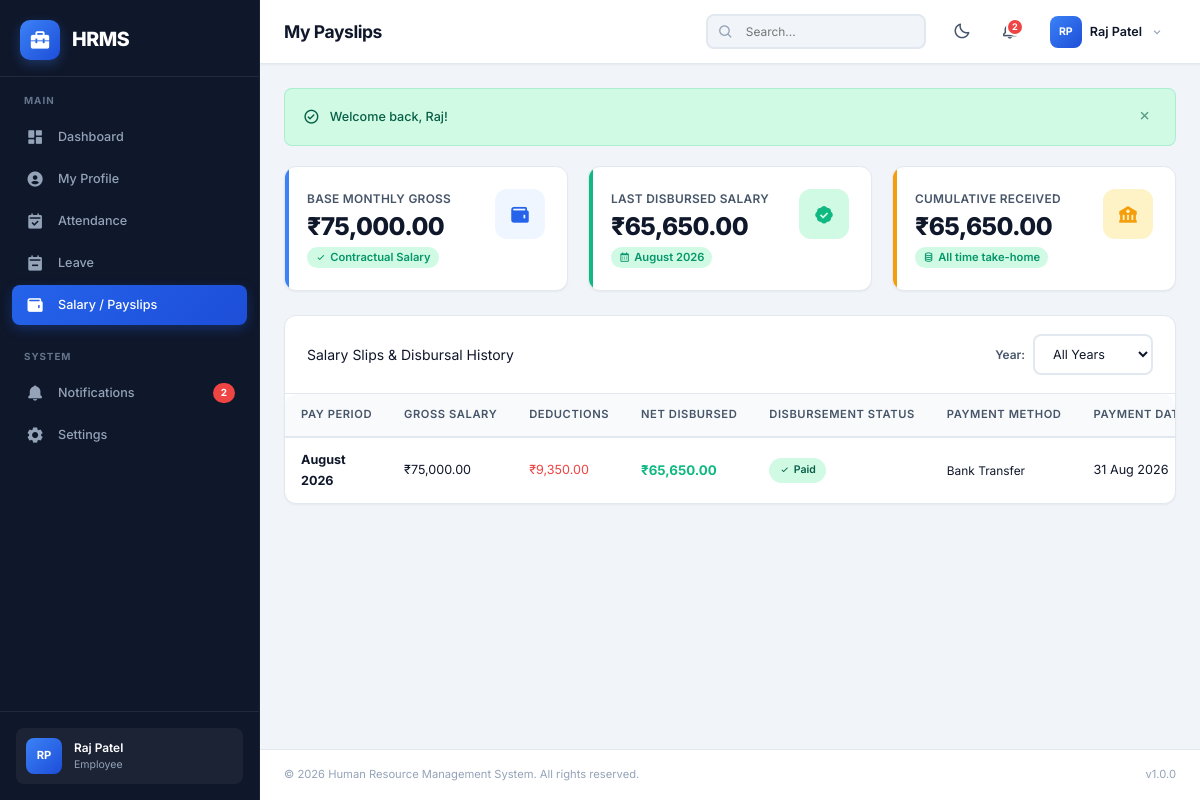
/employee/payroll.php (signed in), run on the app's committed database.
### tables this page shows
CREATE TABLE `employees` (
  `id` int(11) NOT NULL AUTO_INCREMENT,
  `user_id` int(11) NOT NULL,
  `employee_id` varchar(20) NOT NULL,
  `first_name` varchar(50) NOT NULL,
  `last_name` varchar(50) NOT NULL,
  `email` varchar(100) NOT NULL,
  `phone` varchar(20) DEFAULT NULL,
  `date_of_birth` date DEFAULT NULL,
  `gender` enum('male','female','other') DEFAULT NULL,
  `address` text DEFAULT NULL,
  `city` varchar(50) DEFAULT NULL,
  `state` varchar(50) DEFAULT NULL,
  `zip_code` varchar(10) DEFAULT NULL,
  `department_id` int(11) DEFAULT NULL,
  `designation` varchar(100) DEFAULT NULL,
  `date_of_joining` date NOT NULL,
  `employment_type` enum('full-time','part-time','contract','intern') NOT NULL DEFAULT 'full-time',
  `salary` decimal(12,2) NOT NULL DEFAULT 0.00,
  `bank_name` varchar(100) DEFAULT NULL,
  `bank_account` varchar(50) DEFAULT NULL,
  `ifsc_code` varchar(20) DEFAULT NULL,
  `pan_number` varchar(20) DEFAULT NULL,
  `emergency_contact_name` varchar(100) DEFAULT NULL,
  `emergency_contact_phone` varchar(20) DEFAULT NULL,
  `status` enum('active','inactive','terminated') NOT NULL DEFAULT 'active',
  `created_at` timestamp NOT NULL DEFAULT current_timestamp(),
  `updated_at` timestamp NOT NULL DEFAULT current_timestamp() ON UPDATE current_timestamp(),
  PRIMARY KEY (`id`),
  UNIQUE KEY `uk_employee_id` (`employee_id`),
  UNIQUE KEY `uk_user_id` (`user_id`),
  KEY `idx_department` (`department_id`),
  CONSTRAINT `fk_employee_department` FOREIGN KEY (`department_id`) REFERENCES `departments` (`id`) ON DELETE SET NULL,
  CONSTRAINT `fk_employee_user` FOREIGN KEY (`user_id`) REFERENCES `users` (`id`) ON DELETE CASCADE
);

CREATE TABLE `payroll` (
  `id` int(11) NOT NULL AUTO_INCREMENT,
  `employee_id` int(11) NOT NULL,
  `month` int(2) NOT NULL,
  `year` int(4) NOT NULL,
  `basic_salary` decimal(12,2) NOT NULL DEFAULT 0.00,
  `hra` decimal(12,2) NOT NULL DEFAULT 0.00,
  `da` decimal(12,2) NOT NULL DEFAULT 0.00,
  `transport_allowance` decimal(12,2) NOT NULL DEFAULT 0.00,
  `medical_allowance` decimal(12,2) NOT NULL DEFAULT 0.00,
  `other_allowances` decimal(12,2) NOT NULL DEFAULT 0.00,
  `gross_salary` decimal(12,2) NOT NULL DEFAULT 0.00,
  `pf_deduction` decimal(12,2) NOT NULL DEFAULT 0.00,
  `tax_deduction` decimal(12,2) NOT NULL DEFAULT 0.00,
  `other_deductions` decimal(12,2) NOT NULL DEFAULT 0.00,
  `total_deductions` decimal(12,2) NOT NULL DEFAULT 0.00,
  `net_salary` decimal(12,2) NOT NULL DEFAULT 0.00,
  `payment_status` enum('pending','paid','hold') NOT NULL DEFAULT 'pending',
  `payment_date` date DEFAULT NULL,
  `payment_method` enum('bank_transfer','cheque','cash') DEFAULT 'bank_transfer',
  `remarks` text DEFAULT NULL,
  `generated_by` int(11) DEFAULT NULL,
  `created_at` timestamp NOT NULL DEFAULT current_timestamp(),
  `updated_at` timestamp NOT NULL DEFAULT current_timestamp() ON UPDATE current_timestamp(),
  PRIMARY KEY (`id`),
  UNIQUE KEY `uk_employee_month_year` (`employee_id`,`month`,`year`),
  KEY `idx_period` (`month`,`year`),
  KEY `fk_payroll_generator` (`generated_by`),
  CONSTRAINT `fk_payroll_employee` FOREIGN KEY (`employee_id`) REFERENCES `employees` (`id`) ON DELETE CASCADE,
  CONSTRAINT `fk_payroll_generator` FOREIGN KEY (`generated_by`) REFERENCES `users` (`id`) ON DELETE SET NULL
);

### employee/payroll.php (the view, shortened to what the rows shown need)
<?php
require_once __DIR__ . '/../includes/auth.php';
$pdo = getDBConnection();
$empId = getCurrentEmployeeId();
$empStmt = $pdo->prepare("SELECT e.*, d.name AS department_name
                          FROM employees e
                          LEFT JOIN departments d ON e.department_id = d.id
                          WHERE e.id = ?");
$empStmt->execute([$empId]);
$employee = $empStmt->fetch();
$query = "SELECT * FROM payroll WHERE employee_id = ?";
$params = [$empId];
$query .= " ORDER BY year DESC, month DESC";
$payStmt = $pdo->prepare($query);
$payStmt->execute($params);
$payslips = $payStmt->fetchAll();
include __DIR__ . '/../includes/header.php';
?>
<div class="stats-grid" style="margin-bottom: 24px;">
    <div class="stat-card blue">
        <div class="stat-info">
            <h4>Base Monthly Gross</h4>
            <div class="stat-number">₹<?= number_format($employee['salary'] ?? 0, 2) ?></div>
            <div class="stat-change up"><i class='bx bx-check'></i> Contractual Salary</div>
        </div>
    </div>
</div>
<div class="card">
    <div class="table-container">
        <table class="data-table">
            <thead>
                <tr>
                    <th>Pay Period</th>
                    <th>Gross Salary</th>
                    <th>Deductions</th>
                    <th>Net Disbursed</th>
                    <th>Disbursement Status</th>
                    <th>Payment Method</th>
                    <th>Payment Date</th>
                </tr>
            </thead>
            <tbody>
                <?php if (empty($payslips)): ?>
                <tr>
                    <td colspan="8" style="text-align: center; padding: 48px; color: var(--text-muted);">
                        <i class='bx bx-wallet-alt' style="font-size: 3rem; margin-bottom: 8px; display: block;"></i>
                        No payslips found for this selection.
                    </td>
                </tr>
                <?php else: ?>
                    <?php foreach ($payslips as $p):
                        $monthName = date('F', mktime(0, 0, 0, (int)$p['month'], 10));
                        $period = $monthName . ' ' . $p['year'];
                    ?>
                    <tr>
                        <td>
                            <strong><?= $period ?></strong>
                        </td>
                        <td>₹<?= number_format($p['gross_salary'], 2) ?></td>
                        <td style="color: var(--danger);">₹<?= number_format($p['total_deductions'], 2) ?></td>
                        <td>
                            <strong style="color: var(--success); font-size: 0.95rem;">
                                ₹<?= number_format($p['net_salary'], 2) ?>
                            </strong>
                        </td>
                        <td>
                            <?php if ($p['payment_status'] === 'paid'): ?>
                            <span class="badge badge-success"><i class='bx bx-check'></i> Paid</span>
                            <?php elseif ($p['payment_status'] === 'hold'): ?>
                            <span class="badge badge-danger">Hold</span>
                            <?php else: ?>
                            <span class="badge badge-warning"><i class='bx bx-time'></i> Pending</span>
                            <?php endif; ?>
                        </td>
                        <td style="text-transform: capitalize; font-size: 0.85rem;">
                            <?= str_replace('_', ' ', $p['payment_method']) ?>
                        </td>
                        <td>
                            <?= $p['payment_date'] ? date('d M Y', strtotime($p['payment_date'])) : '-' ?>
                        </td>
                    </tr>
                    <?php endforeach; ?>
                <?php endif; ?>
            </tbody>
        </table>
    </div>
</div>
<?php include __DIR__ . '/../includes/footer.php'; ?>

### includes/header.php (shortened to what the rows shown need)
<?php
$currentUser = $_SESSION['full_name'] ?? 'User';
$currentRole = $_SESSION['role'] ?? 'employee';
$initials = '';
if ($currentUser) {
    $parts = explode(' ', $currentUser);
    $initials = strtoupper(substr($parts[0], 0, 1) . (isset($parts[1]) ? substr($parts[1], 0, 1) : ''));
}
?>
<!DOCTYPE html>
<html lang="en" data-theme="light">
<head>
    <link href="https://unpkg.com/boxicons@2.1.4/css/boxicons.min.css" rel="stylesheet">
    <link rel="stylesheet" href="<?= APP_URL ?>/assets/css/style.css">
</head>
<body>
    <aside class="sidebar" id="sidebar">
        <div class="sidebar-footer">
            <div class="sidebar-user">
                <div class="user-avatar-sm">
                    <?= $initials ?>
                </div>
                <div class="user-info-sm">
                    <span class="user-name-sm"><?= sanitize($currentUser) ?></span>
                    <span class="user-role-sm"><?= ucfirst($currentRole) ?></span>
                </div>
            </div>
        </div>
    </aside>
    <div class="main-wrapper">
        <header class="navbar" id="navbar">
            <div class="navbar-left">
                <div class="page-title">
                    <h1><?= sanitize(PAGE_TITLE) ?></h1>
                </div>
            </div>
            <div class="navbar-right">
                <div class="navbar-dropdown" id="userDropdown">
                    <button class="user-menu-btn" aria-label="User menu">
                        <div class="user-avatar-xs">
                            <?= $initials ?>
                        </div>
                        <span class="user-name-nav"><?= sanitize($currentUser) ?></span>
                        <i class='bx bx-chevron-down'></i>
                    </button>
                </div>
            </div>
        </header>
        <main class="main-content">

### data on the page
employees: initials "RP", salary "75,000.00"
payroll: period "August 2026", gross_salary "75,000.00", total_deductions "9,350.00", net_salary "65,650.00", payment_status "paid" (drawn), payment_method "Bank Transfer", payment_date "31 Aug 2026"

### other printed values
APP_NAME "HRMS"
$notificationCount "2"
$currentUser "Raj Patel"
$currentRole "Employee"
PAGE_TITLE "My Payslips"
$flash['message'] "Welcome back, Raj!"
$stats['last_net'] "65,650.00"
$stats['total_disbursed'] "65,650.00"
APP_FULL_NAME "Human Resource Management System"
APP_VERSION "1.0.0"
